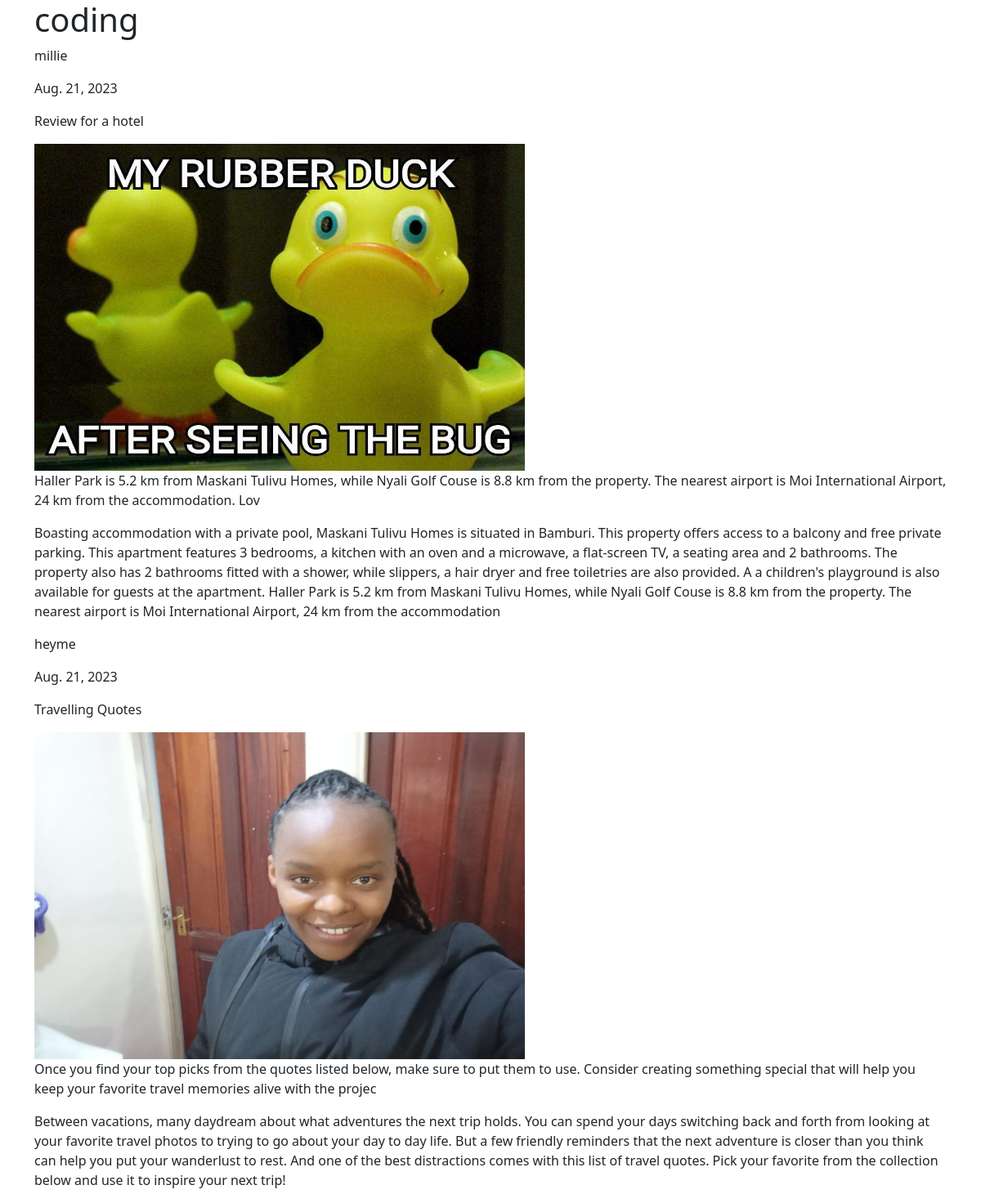
Screenshot of /category/coding with the database file from the repository.
### blogcontent/models.py (models this page shows, shortened)
class Blog(models.Model):
    post = models.TextField()
    title = models.CharField(max_length=100)
    name = models.ForeignKey(User, on_delete=models.CASCADE)
    date_of_post = models.DateField(default=date.today)
    description = models.TextField(max_length=200)
    image = models.ImageField(upload_to="images")
    category = models.ForeignKey(Category, default=1, on_delete=models.CASCADE)

### blogcontent/views.py (the view)
# urls.py: path("category/<str:category>", views.each_category, name="each_category"),
def each_category(request, category):
    posts = Blog.objects.filter(category__category = category)
    context = {
        "posts": posts,
        "cat": category,
    }
    return render(request, "each_category.html", context)

### templates/each_category.html
{% extends "layout.html" %}
{% block Homepage %}
<h1>{{cat}}</h1>
<div>
    {% for post in posts %}
        <p>{{post.name.username}}</p>
        <p>{{post.date_of_post}}</p>
        <p>{{post.title}}</p>
        <img src="{{ post.image.url }}" height="400" width="600">
        <p>{{post.description}}</p>
        <p>{{post.post}}</p>
    {% endfor %}
</div>
{% endblock%}

### rows the page displays
Blog: name.username "millie", date_of_post "Aug. 21, 2023", title "Review for a hotel", image (picture), description "Haller Park is 5.2 km from Maskani Tulivu Homes, while Nyali Golf Couse is 8.8 km from the property. The nearest airport is Moi International Airport, 24 km from the accommodation. Lov", post "Boasting accommodation with a private pool, Maskani Tulivu Homes is situated in Bamburi. This property offers access to a balcony and free private parking. This apartment features 3 bedrooms, a kitchen with an oven and a microwave, a flat-screen TV, a seating area and 2 bathrooms. The property also has 2 bathrooms fitted with a shower, while slippers, a hair dryer and free toiletries are also provided. A a children's playground is also available for guests at the apartment. Haller Park is 5.2 km from Maskani Tulivu Homes, while Nyali Golf Couse is 8.8 km from the property. The nearest airport is Moi International Airport, 24 km from the accommodation"
Blog: name.username "heyme", date_of_post "Aug. 21, 2023", title "Travelling Quotes", image (picture), description "Once you find your top picks from the quotes listed below, make sure to put them to use. Consider creating something special that will help you keep your favorite travel memories alive with the projec", post "Between vacations, many daydream about what adventures the next trip holds. You can spend your days switching back and forth from looking at your favorite travel photos to trying to go about your day to day life. But a few friendly reminders that the next adventure is closer than you think can help you put your wanderlust to rest. And one of the best distractions comes with this list of travel quotes. Pick your favorite from the collection below and use it to inspire your next trip!"
